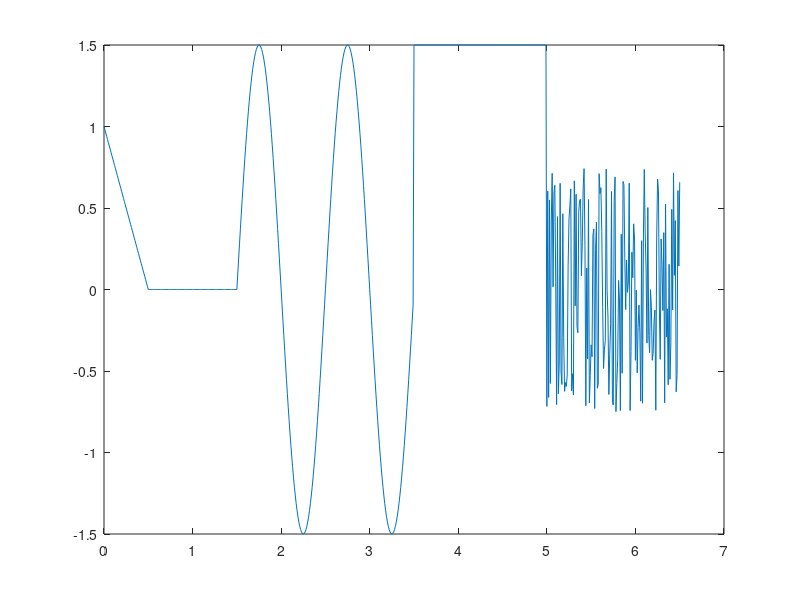

The MATLAB script that drew this image:
function y = lab3_demo(t)
if nargin == 0 % nargin - ieejas argumentu skaits
    t=0:0.01:6.5; % nodefinēsim kopīgo laiku t
end
%% Pārējos laikus izreiksim ar datu filtrāciju 
%t_saw=0:0.01:0.5;
t_saw_f=(t>=0)&(t<0.5);
t_saw=t(t_saw_f);
%t_zero=0.5:0.01:1.5;
t_zero_f=(t>=0.5)&(t<1.5);
t_zero=t(t_zero_f);
%t_sin=1.5:0.01:3.5;
t_sin_f=(t>=1.5)&(t<3.5);
t_sin=t(t_sin_f);
%t_const=3.5:0.01:5;
t_const_f=(t>=3.5)&(t<5);
t_const=t(t_const_f);
%t_noise=5:0.01:6.5;
t_noise_f=(t>=5)&(t<=6.5); %pēdējam elementam mazāks un vienāds
t_noise=t(t_noise_f);

%% sinusoīda
A0=0; A=1.5; 
T=(3.5-1.5)/2; f=1/T;
delay=1.5;
y_sin=A0+A*sin(2*pi*f*(t_sin-delay));
%plot(t_sin,y_sin)
%axis([xmin xmax ymin ymax])
%axis([0 6.5 -2 2])

%% lineāri mainīgs signāls
%k = (yA-yB)/(tA-tB);
k=(1-0)/(0-0.5);
delay=0.5;
y_saw=k*(t_saw-delay);
%hold on
%plot(t_saw,y_saw);

%% konstantes signāls
y_const=1.5+zeros(size(t_const));
%plot(t_const,y_const)

%% nulles signāls
y_zero=zeros(size(t_zero));
%plot(t_zero,y_zero)

%% trokšņa signāls
y_noise=1.5*rand(size(t_noise))-0.75;
%plot(t_noise,y_noise)

%% visu signālu apvienošana
t = [t_saw,t_zero,t_sin,t_const,t_noise];
y = [y_saw,y_zero,y_sin,y_const,y_noise];
if nargout ==0
    plot(t,y)
    y=[];
end